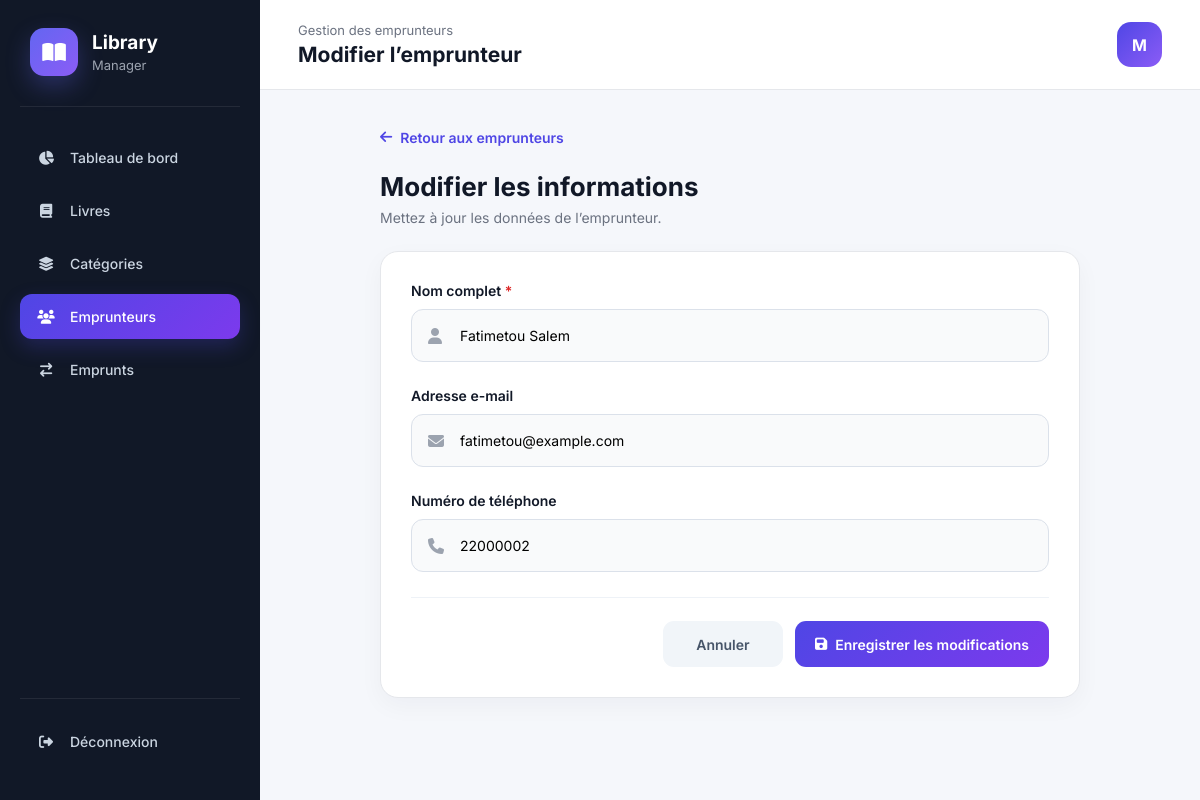
The app's page /borrowers/edit.php?id=2 (signed in) with its own data.
### tables this page shows
CREATE TABLE IF NOT EXISTS `borrowers` (
  `id` int NOT NULL AUTO_INCREMENT,
  `nom` varchar(150) NOT NULL,
  `email` varchar(150) DEFAULT NULL,
  `telephone` varchar(30) DEFAULT NULL,
  `date_creation` datetime DEFAULT CURRENT_TIMESTAMP,
  PRIMARY KEY (`id`),
  UNIQUE KEY `email` (`email`)
);

### borrowers/edit.php (the view, shortened to what this page needs)
<?php
require_once '../config/db.php';
$borrowerId = (int) ($_GET['id'] ?? 0);
$stmt = $pdo->prepare("
    SELECT *
    FROM borrowers
    WHERE id = ?
");
$stmt->execute([$borrowerId]);
$borrower = $stmt->fetch(PDO::FETCH_ASSOC);
$formNom = $_POST['nom'] ?? $borrower['nom'];
$formEmail = $_POST['email'] ?? $borrower['email'];
$formTelephone = $_POST['telephone'] ?? $borrower['telephone'];
?>
<!DOCTYPE html>
<html lang="fr">
<head>
    <link
        rel="stylesheet"
        href="https://cdnjs.cloudflare.com/ajax/libs/font-awesome/6.5.1/css/all.min.css"
    >
    <link
        rel="stylesheet"
        href="../assets/css/style.css"
    >
</head>
<body class="dashboard-page">
    <aside class="sidebar">
        <div class="logo">
            <div class="logo-icon">
                <i class="fa-solid fa-book-open"></i>
            </div>
            <div>
                <h2>Library</h2>
                <span>Manager</span>
            </div>
        </div>
        <nav class="sidebar-menu">
            <a href="../dashboard.php">
                <i class="fa-solid fa-chart-pie"></i>
                <span>Tableau de bord</span>
            </a>
            <a href="../books/index.php">
                <i class="fa-solid fa-book"></i>
                <span>Livres</span>
            </a>
            <a href="../categories/index.php">
                <i class="fa-solid fa-layer-group"></i>
                <span>Catégories</span>
            </a>
            <a href="index.php" class="active">
                <i class="fa-solid fa-users"></i>
                <span>Emprunteurs</span>
            </a>
            <a href="../loans/index.php">
                <i class="fa-solid fa-arrow-right-arrow-left"></i>
                <span>Emprunts</span>
            </a>
        </nav>
        <div class="sidebar-footer">
            <a href="../logout.php">
                <i class="fa-solid fa-right-from-bracket"></i>
                <span>Déconnexion</span>
            </a>
        </div>
    </aside>
    <main class="dashboard-main">
        <header class="dashboard-header">
            <div>
                <p class="welcome-text">
                    Gestion des emprunteurs
                </p>
                <h1>Modifier l’emprunteur</h1>
            </div>
            <div class="profile-avatar">
                <?= strtoupper(
                    substr($_SESSION['admin_nom'], 0, 1)
                ) ?>
            </div>
        </header>
        <section class="dashboard-content">
            <div class="form-page-header">
                <a
                    href="index.php"
                    class="back-link"
                >
                    <i class="fa-solid fa-arrow-left"></i>
                    Retour aux emprunteurs
                </a>
                <h2>Modifier les informations</h2>
                <p>
                    Mettez à jour les données de l’emprunteur.
                </p>
            </div>
            <div class="form-card">
                <form method="POST">
                    <div class="modern-form-group">
                        <label for="nom">
                            Nom complet
                            <span>*</span>
                        </label>
                        <div class="modern-input-wrapper">
                            <i class="fa-solid fa-user"></i>
                            <input
                                type="text"
                                id="nom"
                                name="nom"
                                value="<?= htmlspecialchars($formNom) ?>"
                                maxlength="150"
                                required
                                autofocus
                            >
                        </div>
                    </div>
                    <div class="modern-form-group">
                        <label for="email">
                            Adresse e-mail
                        </label>
                        <div class="modern-input-wrapper">
                            <i class="fa-solid fa-envelope"></i>
                            <input
                                type="email"
                                id="email"
                                name="email"
                                value="<?= htmlspecialchars(
                                    $formEmail ?? ''
                                ) ?>"
                                maxlength="150"
                            >
                        </div>
                    </div>
                    <div class="modern-form-group">
                        <label for="telephone">
                            Numéro de téléphone
                        </label>
                        <div class="modern-input-wrapper">
                            <i class="fa-solid fa-phone"></i>
                            <input
                                type="text"
                                id="telephone"
                                name="telephone"
                                value="<?= htmlspecialchars(
                                    $formTelephone ?? ''
                                ) ?>"
                                maxlength="30"
                            >
                        </div>
                    </div>
                    <div class="form-actions">
                        <a
                            href="index.php"
                            class="cancel-button"
                        >
                            Annuler
                        </a>
                        <button
                            type="submit"
                            class="save-button"
                        >
                            <i class="fa-solid fa-floppy-disk"></i>
                            Enregistrer les modifications
                        </button>
                    </div>
                </form>
            </div>
        </section>
    </main>
</body>
</html>

### assets/css/style.css (style rules this page uses)
* { margin: 0; padding: 0; box-sizing: border-box; }
:root { --primary: #4f46e5; --primary-dark: #3730a3; --sidebar: #111827; --sidebar-light: #1f2937; --background: #f5f7fb; --white: #ffffff; --text: #111827; --muted: #6b7280; --border: #e5e7eb; }
body { font-family: 'Inter', sans-serif; color: var(--text); background: var(--background); }
.dashboard-page { display: flex; min-height: 100vh; }
.sidebar { width: 260px; min-height: 100vh; background: var(--sidebar); padding: 28px 20px; position: fixed; left: 0; top: 0; display: flex; flex-direction: column; }
.logo { display: flex; align-items: center; gap: 14px; padding: 0 10px 30px; border-bottom: 1px solid rgba(255, 255, 255, 0.08); }
.logo-icon { width: 48px; height: 48px; border-radius: 14px; background: linear-gradient(135deg, #6366f1, #8b5cf6); color: white; display: flex; align-items: center; justify-content: center; font-size: 21px; box-shadow: 0 10px 25px rgba(99, 102, 241, 0.3); }
.logo h2 { color: white; font-size: 19px; }
.logo span { color: #9ca3af; font-size: 13px; }
.sidebar-menu { margin-top: 28px; }
.sidebar-menu a, .sidebar-footer a { display: flex; align-items: center; gap: 14px; color: #cbd5e1; text-decoration: none; padding: 14px 16px; margin-bottom: 8px; border-radius: 12px; transition: 0.25s; font-size: 14px; font-weight: 500; }
.sidebar-menu a i, .sidebar-footer a i { width: 20px; text-align: center; }
.sidebar-menu a.active { background: linear-gradient(135deg, #4f46e5, #7c3aed); color: white; box-shadow: 0 8px 20px rgba(79, 70, 229, 0.25); }
.sidebar-footer { margin-top: auto; border-top: 1px solid rgba(255, 255, 255, 0.08); padding-top: 20px; }
.dashboard-main { width: calc(100% - 260px); margin-left: 260px; }
.dashboard-header { height: 90px; background: white; display: flex; justify-content: space-between; align-items: center; padding: 0 38px; border-bottom: 1px solid var(--border); }
.welcome-text { color: var(--muted); font-size: 13px; margin-bottom: 4px; }
.dashboard-header h1 { font-size: 21px; }
.profile-avatar { width: 45px; height: 45px; border-radius: 14px; background: linear-gradient(135deg, #4f46e5, #8b5cf6); color: white; display: flex; align-items: center; justify-content: center; font-weight: 700; }
.dashboard-content { padding: 36px 38px; }
.table-card, .form-card { background: white; border: 1px solid var(--border); border-radius: 18px; box-shadow: 0 8px 25px rgba(15, 23, 42, 0.04); }
.form-page-header { max-width: 700px; margin: 0 auto 25px; }
.form-page-header h2 { font-size: 26px; margin: 25px 0 7px; }
.form-page-header p { color: var(--muted); font-size: 14px; }
.back-link { display: inline-flex; align-items: center; gap: 8px; color: #4f46e5; text-decoration: none; font-size: 14px; font-weight: 600; }
.form-card { max-width: 700px; margin: 0 auto; padding: 30px; }
.modern-form-group { margin-bottom: 25px; }
.modern-form-group label { display: block; margin-bottom: 10px; font-size: 14px; font-weight: 600; }
.modern-form-group label span { color: #dc2626; }
.modern-input-wrapper { position: relative; }
.modern-input-wrapper i { position: absolute; left: 17px; top: 50%; transform: translateY(-50%); color: #9ca3af; }
.modern-input-wrapper input, .modern-input-wrapper select { width: 100%; height: 53px; padding: 0 17px 0 48px; border: 1px solid #dbe1ea; border-radius: 12px; background: #f9fafb; font-family: inherit; font-size: 14px; transition: 0.2s; }
.form-actions { display: flex; justify-content: flex-end; gap: 12px; padding-top: 23px; border-top: 1px solid #eef2f7; }
.cancel-button, .save-button { min-width: 120px; height: 46px; padding: 0 20px; border-radius: 11px; display: inline-flex; align-items: center; justify-content: center; gap: 8px; font-family: inherit; font-size: 14px; font-weight: 600; text-decoration: none; cursor: pointer; }
.cancel-button { color: #475569; background: #f1f5f9; }
.save-button { border: none; color: white; background: linear-gradient(135deg, #4f46e5, #7c3aed); }

### records on screen
borrowers: nom "Fatimetou Salem", email "fatimetou@example.com", telephone "22000002"

### other values on screen
substr($_SESSION['admin_nom'], 0, 1) "M"
